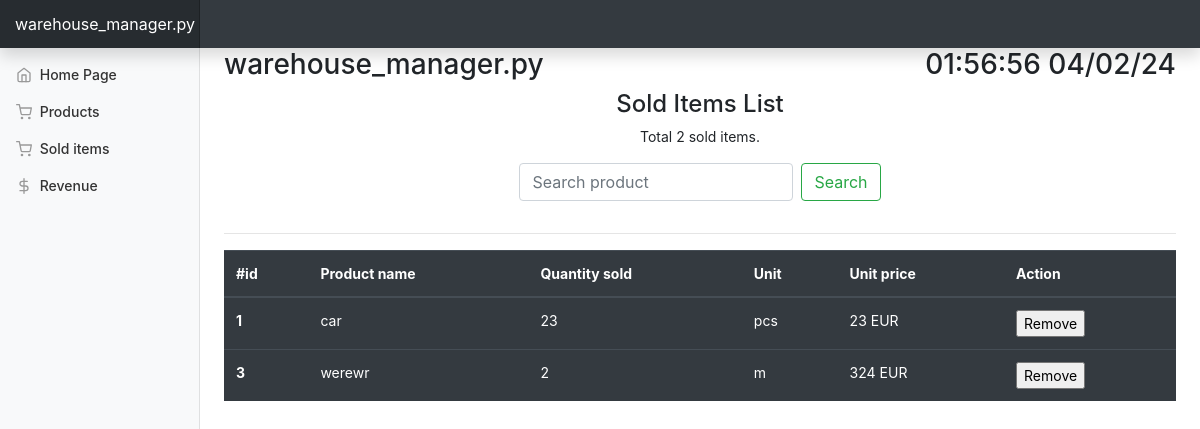
The page /sold on the database as committed earlier.
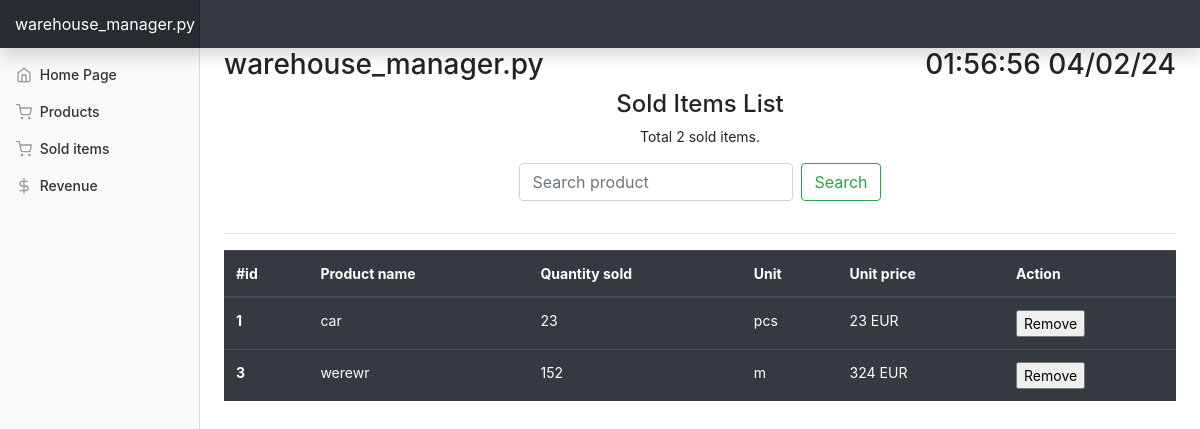
The same page on the database as committed later.
### app/models.py (models this page shows, shortened)
class Item(db.Model):
    id = db.Column(db.Integer, primary_key=True)
    name = db.Column(db.String(100), index=True, unique=True)
    quantity_in_stock = db.Column(db.Integer, index=True)
    quantity_sold = db.Column(db.Integer, index=True)
    unit = db.Column(db.String(100), index=True)
    unit_price = db.Column(db.Integer, index=True)

### app/routes.py (the view)
@app.route('/sold', methods=["GET",])
def sold_list():
    global prev_path
    prev_path = request.path
    search_query = request.args.get('search')
    if search_query:
        items = Item.query.filter(Item.name.ilike(f"%{search_query}%"),
                                  Item.quantity_sold > 0).all()
        items_found_count = len(items)
        items_count = len(Item.query.filter(Item.quantity_sold > 0).all())
    else:
        items = Item.query.filter(Item.quantity_sold > 0).all()
        items_count = len(items)
        items_found_count = None
    sorted_items = sorted([item if item.quantity_in_stock > 0 else None for item in items],
                          key=lambda item: item.id)
    return render_template('sold_items_list.html',
                           date_and_time=get_current_time_and_date(),
                           items=sorted_items,
                           items_found_count=items_found_count,
                           items_count=items_count,
                           search_query=search_query if search_query else None
                           )

### app/utils.py (called while the page is built)
def get_current_time_and_date():
    date_and_time = datetime.datetime.now()
    return date_and_time.strftime("%X %x")

### app/templates/sold_items_list.html (shortened to what this page needs)
{% extends "base.html" %}
{% block content %}
<div>
  <div class="w-100 d-flex flex-column justify-content-center align-items-center">
    <h4>Sold Items List</h4>
    <p>{% if items_count == 0 %} No sold items.
      {%  elif items_count == 1 %} {{ items_count}} sold item.
      {%  else %} Total {{ items_count}} sold items.
      {% endif %}
    </p>
    {% if items %}
    <form class="form-inline mb-3" action="/sold" method="GET">
      <input class="form-control mr-sm-2" type="text" value="{% if search_query %}{{ search_query }}{% endif %}" placeholder="Search product" aria-label="Search product" name="search">
      <button class="btn btn-outline-success" type="submit">Search</button>
    </form>
    {% endif %}
  </div>
  <hr>
  <div class="table-responsive">
    {% if items %}
    <table class="table table-dark">
      <thead>
        <tr>
          <th scope="col">#id</th>
          <th scope="col">Product name</th>
          <th scope="col">Quantity sold</th>
          <th scope="col">Unit</th>
          <th scope="col">Unit price</th>
          <th scope="col">Action</th>
        </tr>
      </thead>
      <tbody>
        {% for item in items %}
          <tr>
            <th scope="row">{{ item.id }}</th>
            <td>{{ item.name }}</td>
            <td>{{ item.quantity_sold }}</td>
            <td>{{ item.unit }}</td>
            <td>{{ item.unit_price }} EUR</td>
            <td>
              <form method="POST" action="/remove/{{ item.name }}">
                <input type="submit" value="Remove">
              </form>
            </td>
          </tr>
          {% endfor %}
      </tbody>
    </table>
    {% else %}
    <div class="w-100 d-flex flex-column justify-content-center align-items-center">
      <h4>Empty. No sold products,</h4>
    </div>
  {% endif %}
  </div>
</div>
{% endblock %}

Rows that differ between the two databases and show on the page:
changed Item "werewr": quantity_sold "2" → "152"
